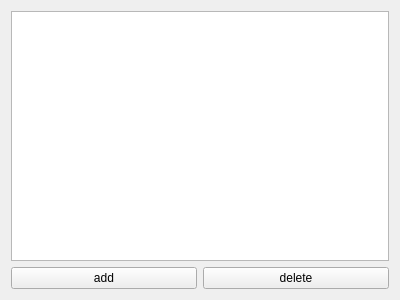
<?xml version="1.0" encoding="UTF-8"?>
<ui version="4.0">
 <class>EnumItemsEditor</class>
 <widget class="QWidget" name="EnumItemsEditor">
  <property name="geometry">
   <rect>
    <x>0</x>
    <y>0</y>
    <width>400</width>
    <height>300</height>
   </rect>
  </property>
  <property name="windowTitle">
   <string>EnumItemsEditor</string>
  </property>
  <layout class="QVBoxLayout" name="verticalLayout">
   <item>
    <widget class="QTableView" name="itemsView">
     <property name="dragEnabled">
      <bool>true</bool>
     </property>
     <property name="dragDropMode">
      <enum>QAbstractItemView::DragDropMode::InternalMove</enum>
     </property>
     <property name="defaultDropAction">
      <enum>Qt::DropAction::MoveAction</enum>
     </property>
     <property name="selectionMode">
      <enum>QAbstractItemView::SelectionMode::ContiguousSelection</enum>
     </property>
     <property name="selectionBehavior">
      <enum>QAbstractItemView::SelectionBehavior::SelectRows</enum>
     </property>
    </widget>
   </item>
   <item>
    <layout class="QHBoxLayout" name="horizontalLayout">
     <item>
      <widget class="QPushButton" name="addButton">
       <property name="text">
        <string>add</string>
       </property>
      </widget>
     </item>
     <item>
      <widget class="QPushButton" name="deleteButton">
       <property name="text">
        <string>delete</string>
       </property>
      </widget>
     </item>
    </layout>
   </item>
  </layout>
 </widget>
 <resources/>
 <connections/>
</ui>
